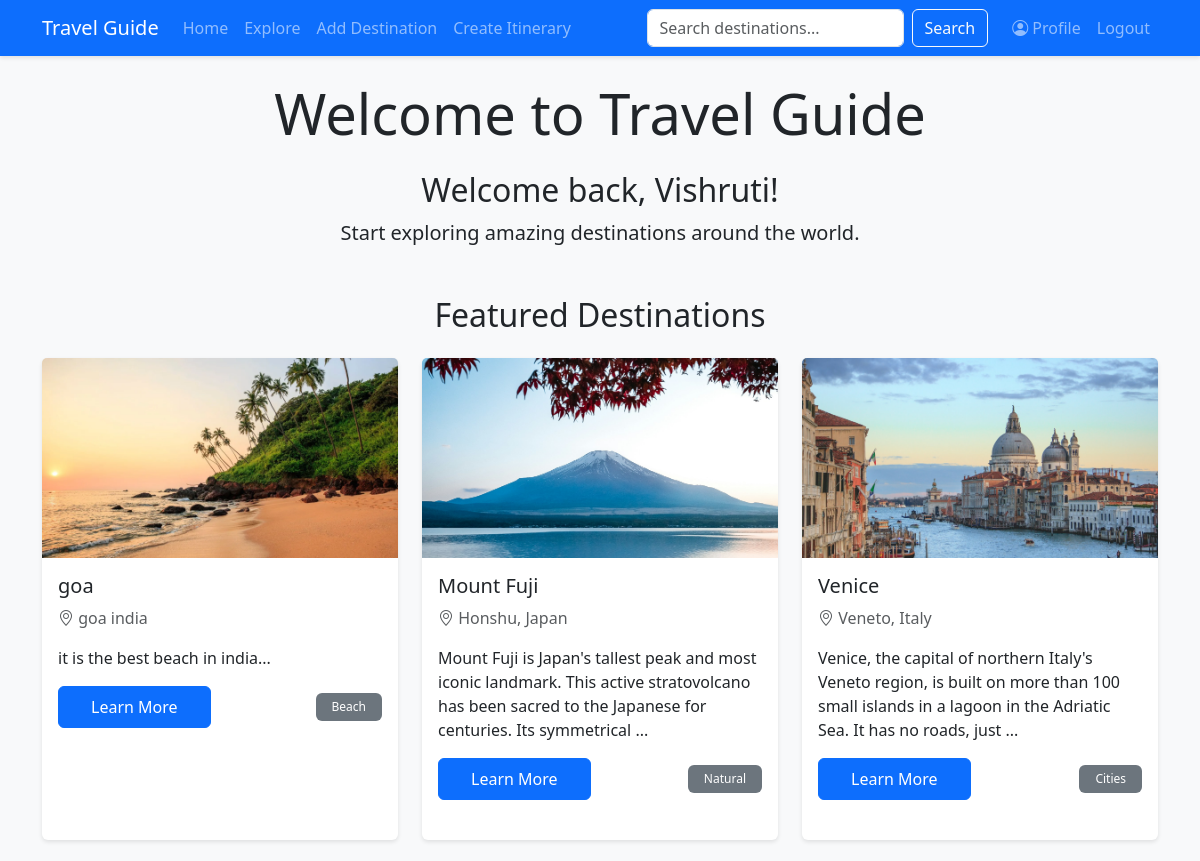
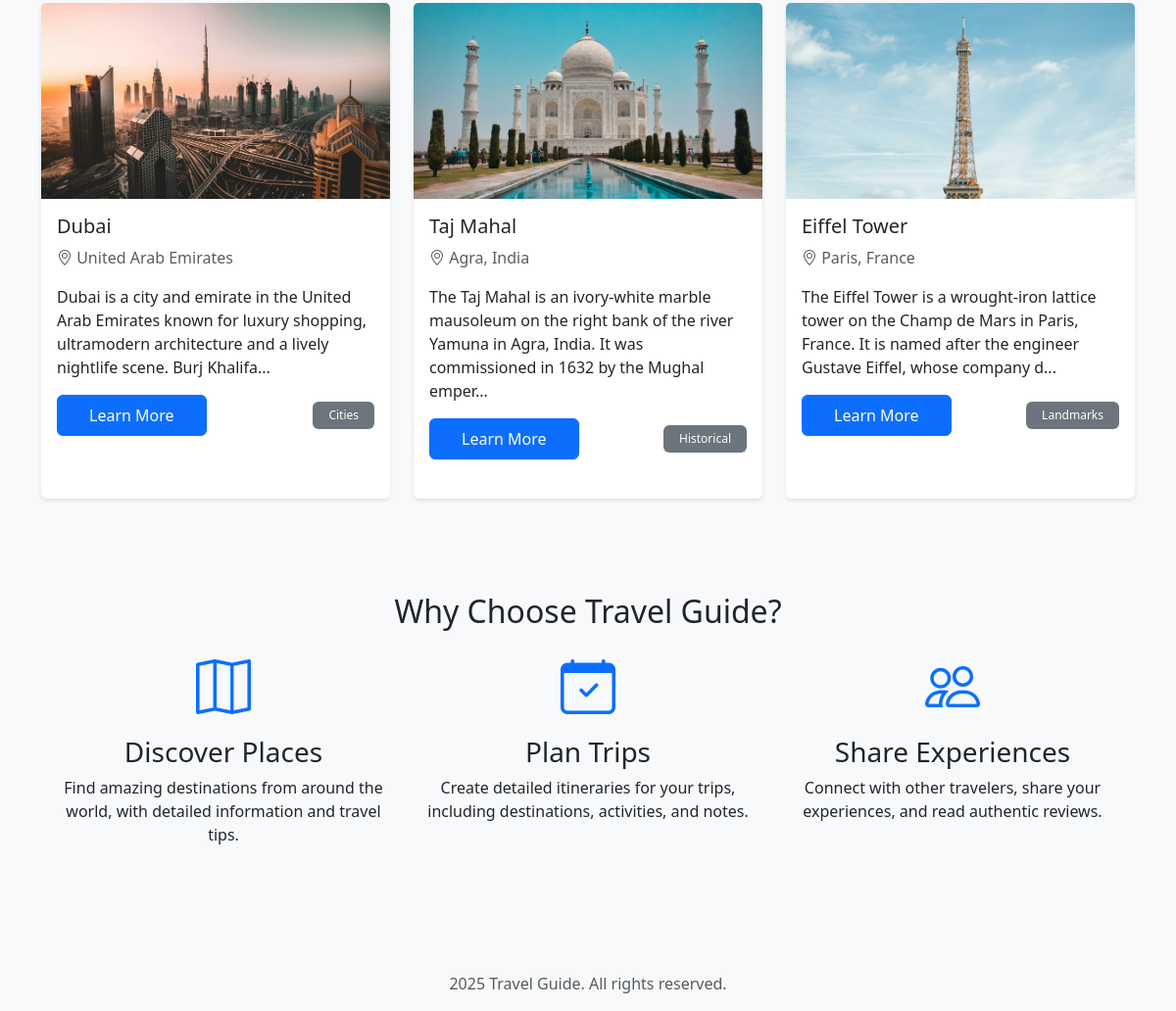
The app's page / (signed in) with its own data (2 pictures, top to bottom).
### app.py (models this page shows)
class User(UserMixin, db.Model):
    id = db.Column(db.Integer, primary_key=True)
    username = db.Column(db.String(80), unique=True, nullable=False)
    email = db.Column(db.String(120), unique=True, nullable=False)
    password_hash = db.Column(db.String(120), nullable=False)
    profile_picture = db.Column(db.String(200))
    bio = db.Column(db.Text)
    destinations = db.relationship('Destination', backref='author', lazy=True)
    reviews = db.relationship('Review', backref='author', lazy=True)
    favorites = db.relationship('Favorite', backref='user', lazy=True)

class Destination(db.Model):
    id = db.Column(db.Integer, primary_key=True)
    name = db.Column(db.String(100), nullable=False)
    description = db.Column(db.Text, nullable=False)
    location = db.Column(db.String(100), nullable=False)
    category = db.Column(db.String(50), nullable=False)  # Categories: Beach, Mountain, Cities, Cultural, Nature, Historical, Landmarks
    image = db.Column(db.String(200))
    latitude = db.Column(db.Float)
    longitude = db.Column(db.Float)
    created_at = db.Column(db.DateTime, default=datetime.utcnow)
    user_id = db.Column(db.Integer, db.ForeignKey('user.id'), nullable=False)
    reviews = db.relationship('Review', backref='destination', lazy=True)
    favorites = db.relationship('Favorite', backref='destination', lazy=True)
    CATEGORIES = ['Beach', 'Mountain', 'Cities', 'Cultural', 'Natural', 'Historical', 'Landmarks']

### app.py (the view)
@app.route('/')
def index():
    featured_destinations = Destination.query.order_by(Destination.created_at.desc()).limit(6).all()
    return render_template('index.html', destinations=featured_destinations)

### app.py (called while the page is built)
@login_manager.user_loader
def load_user(user_id):
    return User.query.get(int(user_id))

### templates/index.html (shortened to what this page needs)
{% extends "base.html" %}
{% block content %}
<div class="text-center mb-5">
    <h1 class="display-4 mb-4">Welcome to Travel Guide</h1>
    {% if current_user.is_authenticated %}
        <h2>Welcome back, {{ current_user.username }}!</h2>
        <p class="lead">Start exploring amazing destinations around the world.</p>
    {% else %}
        <p class="lead">Join our community to discover amazing destinations!</p>
        <div class="mt-4">
            <a href="{{ url_for('login') }}" class="btn btn-primary me-2">Login</a>
            <a href="{{ url_for('register') }}" class="btn btn-outline-primary">Register</a>
        </div>
    {% endif %}
</div>
<section class="featured-destinations">
    <h2 class="text-center mb-4">Featured Destinations</h2>
    <div class="row g-4">
        {% for destination in destinations %}
        <div class="col-md-4">
            <div class="card h-100">
                {% if destination.image %}
                <img src="{{ url_for('static', filename='uploads/' + destination.image) }}" class="card-img-top" alt="{{ destination.name }}">
                {% else %}
                <img src="{{ url_for('static', filename='img/placeholder.jpg') }}" class="card-img-top" alt="Placeholder">
                {% endif %}
                <div class="card-body">
                    <h5 class="card-title">{{ destination.name }}</h5>
                    <p class="card-text text-muted"><i class="bi bi-geo-alt"></i> {{ destination.location }}</p>
                    <p class="card-text">{{ destination.description[:150] }}...</p>
                    <div class="d-flex justify-content-between align-items-center">
                        <a href="{{ url_for('destination_detail', id=destination.id) }}" class="btn btn-primary">Learn More</a>
                        <span class="badge bg-secondary">{{ destination.category }}</span>
                    </div>
                </div>
            </div>
        </div>
        {% endfor %}
    </div>
</section>
<section class="features mt-5 py-5 bg-light">
    <div class="container">
        <h2 class="text-center mb-4">Why Choose Travel Guide?</h2>
        <div class="row g-4">
            <div class="col-md-4">
                <div class="text-center">
                    <i class="bi bi-map display-4 text-primary"></i>
                    <h3 class="mt-3">Discover Places</h3>
                    <p>Find amazing destinations from around the world, with detailed information and travel tips.</p>
                </div>
            </div>
            <div class="col-md-4">
                <div class="text-center">
                    <i class="bi bi-calendar-check display-4 text-primary"></i>
                    <h3 class="mt-3">Plan Trips</h3>
                    <p>Create detailed itineraries for your trips, including destinations, activities, and notes.</p>
                </div>
            </div>
            <div class="col-md-4">
                <div class="text-center">
                    <i class="bi bi-people display-4 text-primary"></i>
                    <h3 class="mt-3">Share Experiences</h3>
                    <p>Connect with other travelers, share your experiences, and read authentic reviews.</p>
                </div>
            </div>
        </div>
    </div>
</section>
{% endblock %}

### static/css/style.css (style rules this page uses)
body { background-color: #f8f9fa; min-height: 100vh; display: flex; flex-direction: column; }
.card { box-shadow: 0 4px 6px rgba(0,0,0,.1); border: none; box-shadow: 0 2px 4px rgba(0, 0, 0, 0.1); transition: transform 0.2s, box-shadow 0.2s; }
.card-img-top { height: 200px; object-fit: cover; }
.btn-primary { padding: 0.5rem 2rem; }
.featured-destinations .card { margin-bottom: 1.5rem; }
.badge { padding: 0.5rem 1rem; font-weight: 500; }

### records on screen
User: username "Vishruti"
Destination: image (picture), name "goa", location "goa india", description "it is the best beach in india", category "Beach"
Destination: image (picture), name "Mount Fuji", location "Honshu, Japan", description "Mount Fuji is Japan's tallest peak and most iconic landmark. This active stratovolcano has been sacred to the Japanese for centuries. Its symmetrical", category "Natural"
Destination: image (picture), name "Venice", location "Veneto, Italy", description "Venice, the capital of northern Italy's Veneto region, is built on more than 100 small islands in a lagoon in the Adriatic Sea. It has no roads, just", category "Cities"
Destination: image (picture), name "Dubai", location "United Arab Emirates", description "Dubai is a city and emirate in the United Arab Emirates known for luxury shopping, ultramodern architecture and a lively nightlife scene. Burj Khalifa", category "Cities"
Destination: image (picture), name "Taj Mahal", location "Agra, India", description "The Taj Mahal is an ivory-white marble mausoleum on the right bank of the river Yamuna in Agra, India. It was commissioned in 1632 by the Mughal emper", category "Historical"
Destination: image (picture), name "Eiffel Tower", location "Paris, France", description "The Eiffel Tower is a wrought-iron lattice tower on the Champ de Mars in Paris, France. It is named after the engineer Gustave Eiffel, whose company d", category "Landmarks"
